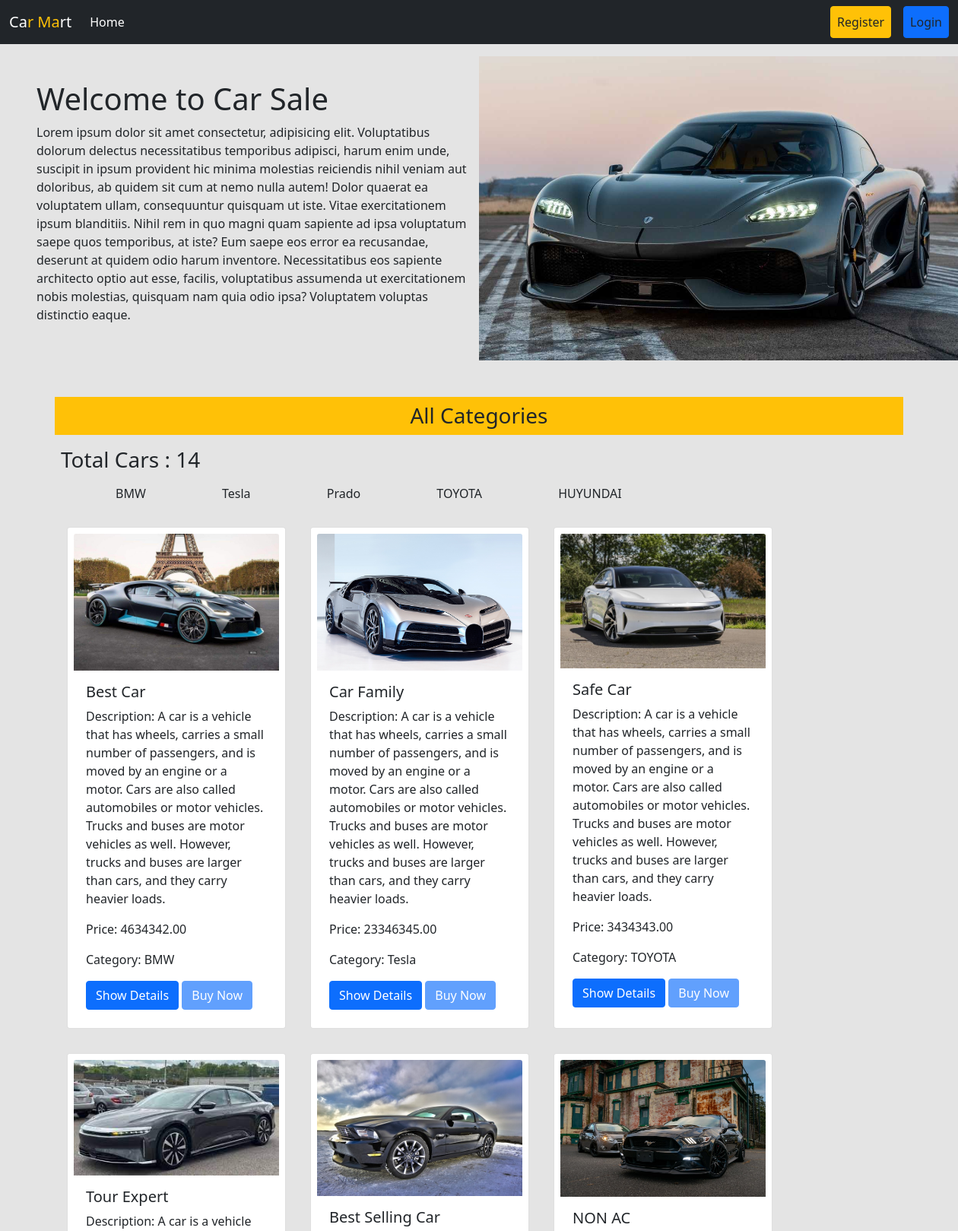
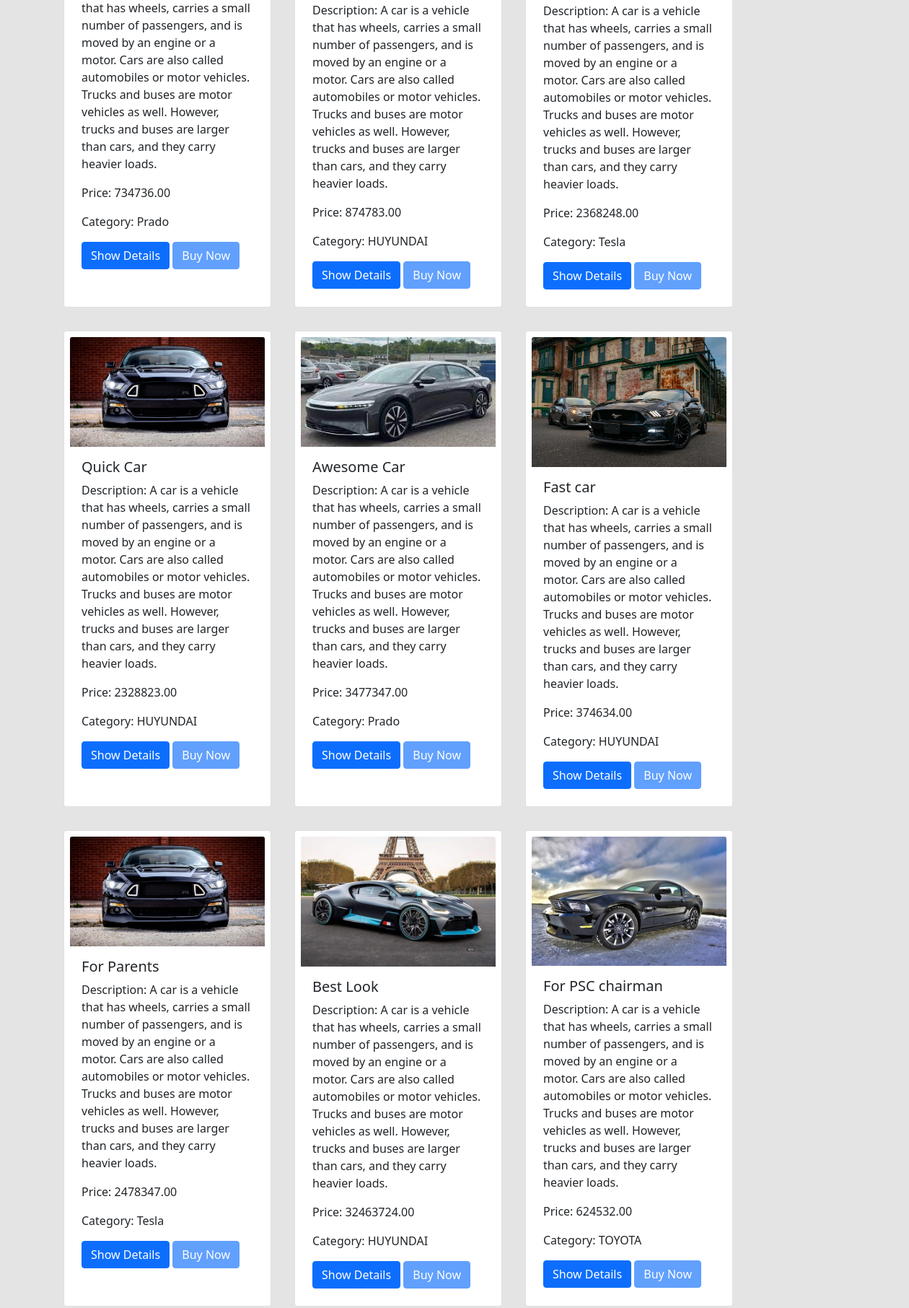
The page / (upper part) on the database its author committed (2 pictures, top to bottom).
### car_inventory/models.py (models this page shows, shortened)
class CarCategory(models.Model):
    name = models.CharField(max_length=100)
    available_cars = models.PositiveIntegerField(default=0)
    def __str__(self):
        return self.name

class Car(models.Model):
    image = models.ImageField(upload_to='static/')
    title = models.CharField(max_length=255)
    description = models.TextField()
    price = models.DecimalField(max_digits=10, decimal_places=2)
    category = models.ForeignKey(CarCategory, on_delete=models.CASCADE)
    buyers = models.ManyToManyField(User, related_name='bought_cars', blank=True)

### car_sale/views.py (the view)
# urls.py: 2. Add a URL to urlpatterns:  path('', views.home, name='home')
def home(request, category_id=None):
    categories = CarCategory.objects.all()
    cars = Car.objects.none()
    if category_id:
        cars = Car.objects.filter(category_id=category_id)
    else:
        cars = Car.objects.all()
    if request.user.is_authenticated:
        cars = cars.exclude(buyers=request.user)
    return render(request, 'home.html', {'categories': categories, 'cars': cars})

### templates/home.html
{% extends 'base.html' %}
{% load static %}
{% block content %}
<div class="d-flex flex-wrap px-5 pt-3 align-items-center">
  <div class="col-6">
    <h1>Welcome to Car Sale</h1>
    <p>Lorem ipsum dolor sit amet consectetur, adipisicing elit. Voluptatibus dolorum delectus necessitatibus temporibus adipisci, harum enim unde, suscipit in ipsum provident hic minima molestias reiciendis nihil veniam aut doloribus, ab quidem sit cum at nemo nulla autem! Dolor quaerat ea voluptatem ullam, consequuntur quisquam ut iste. Vitae exercitationem ipsum blanditiis. Nihil rem in quo magni quam sapiente ad ipsa voluptatum saepe quos temporibus, at iste? Eum saepe eos error ea recusandae, deserunt at quidem odio harum inventore. Necessitatibus eos sapiente architecto optio aut esse, facilis, voluptatibus assumenda ut exercitationem nobis molestias, quisquam nam quia odio ipsa? Voluptatem voluptas distinctio eaque.</p>
  </div>
  <div class="col-6">
     <img style="width:650px; height:400px;" src="{% static 'car1.jpg' %}" />
  </div>
</div>
<div>
  <div class="container mt-5">
    <h3 class="text-center bg-warning p-2">All Categories</h3>
    <h3 class="p-2">Total Cars : {{cars | length}}</h3>
    <ul>
      {% for category in categories %}
          <a href="{% url 'category' category.id %}" class="text-decoration-none text-dark p-5">{{ category.name }}</a>
      {% endfor %}
    </ul>
  </div>
  <div class="d-flex flex-wrap container">
    {% for car in cars %}
    <div class="card p-2 m-3" style="width: 18rem;">
      <img src="{{car.image.url }}" class="card-img-top" alt="{{car.title}}">
      <div class="card-body">
        <h5 class="card-title">{{car.title}}</h5>
        <p class="card-text">Description: {{car.description}}</p>
        <p class="card-text">Price: {{car.price}}</p>
        <p class="card-text">Category: {{car.category}}</p>
        {% if request.user.is_authenticated %}
        <a href="{% url 'buy_car' car.id %}" class="btn btn-primary">Buy Now</a>
        <a href="{% url 'car_details' car.id %}" class="btn btn-success">Show Details</a>
        {% else %}
        <a href="{% url 'car_details' car.id %}" class="btn btn-primary">Show Details</a>
        <a href="{% url 'buy_car' car.id %}" class="btn btn-primary disabled">Buy Now</a>
        {% endif %}
      </div>
    </div>
    {% endfor %}
  </div>
</div>
{% endblock %}

### templates/base.html (shortened to what this page needs)
<!DOCTYPE html>
<html lang="en">
  <head>
    <link
      href="https://cdn.jsdelivr.net/npm/bootstrap@5.0.2/dist/css/bootstrap.min.css"
      rel="stylesheet"
    />
  </head>
  <body style="background-color : #e4e4e4">
    <nav class="navbar navbar-expand-lg navbar-dark bg-dark">
      <div class="container-fluid">
        <a class="navbar-brand" href="{% url 'homepage' %}">Ca<span class="text-warning">r Ma</span>rt</a>
        <div class="collapse navbar-collapse" id="navbarSupportedContent">
          <ul class="navbar-nav me-auto mb-2 mb-lg-0">
            <li class="nav-item">
              <a
                class="nav-link active"
                aria-current="page"
                href="{% url 'homepage' %}"
                >Home</a
              >
            </li>
          </ul>
          <div class="d-flex">
            <ul class="navbar-nav me-auto mb-2 mb-lg-0">
              {% if request.user.is_authenticated %}
              <li class="nav-item mx-3">
                <a
                  class="nav-link btn btn-warning text-dark"
                  href="{% url 'profile' %}"
                  >Profile</a
                >
              </li>
              <li class="nav-item mx-3">
                <form action="{% url 'logout' %}" method="post">
                  {% csrf_token %}
                  <button class="btn btn-danger" type="submit">Log Out</button>
                </form>
              </li>
              {% else %}
              <li class="nav-item mx-3">
                <a
                  class="nav-link btn btn-warning text-dark"
                  href="{% url 'signup' %}"
                  >Register</a
                >
              </li>
              <li class="nav-item">
                <a
                  class="nav-link btn btn-primary text-dark"
                  href="{% url 'login' %}"
                  >Login</a
                >
              </li>
              {% endif %}
            </ul>
          </div>
        </div>
      </div>
    </nav>
    {% block content %} {% endblock %}
  </body>
</html>

### rows shown on the page
CarCategory: name "BMW"
CarCategory: name "Tesla"
CarCategory: name "Prado"
CarCategory: name "TOYOTA"
CarCategory: name "HUYUNDAI"
Car: image (picture), title "Best Car", description "A car is a vehicle that has wheels, carries a small number of passengers, and is moved by an engine or a motor. Cars are also called automobiles or motor vehicles. Trucks and buses are motor vehicles as well. However, trucks and buses are larger than cars, and they carry heavier loads.", price "4634342.00", category "BMW"
Car: image (picture), title "Car Family", description "A car is a vehicle that has wheels, carries a small number of passengers, and is moved by an engine or a motor. Cars are also called automobiles or motor vehicles. Trucks and buses are motor vehicles as well. However, trucks and buses are larger than cars, and they carry heavier loads.", price "23346345.00", category "Tesla"
Car: image (picture), title "Safe Car", description "A car is a vehicle that has wheels, carries a small number of passengers, and is moved by an engine or a motor. Cars are also called automobiles or motor vehicles. Trucks and buses are motor vehicles as well. However, trucks and buses are larger than cars, and they carry heavier loads.", price "3434343.00", category "TOYOTA"
Car: image (picture), title "Tour Expert", description "A car is a vehicle that has wheels, carries a small number of passengers, and is moved by an engine or a motor. Cars are also called automobiles or motor vehicles. Trucks and buses are motor vehicles as well. However, trucks and buses are larger than cars, and they carry heavier loads.", price "734736.00", category "Prado"
Car: image (picture), title "Best Selling Car", description "A car is a vehicle that has wheels, carries a small number of passengers, and is moved by an engine or a motor. Cars are also called automobiles or motor vehicles. Trucks and buses are motor vehicles as well. However, trucks and buses are larger than cars, and they carry heavier loads.", price "874783.00", category "HUYUNDAI"
Car: image (picture), title "NON AC", description "A car is a vehicle that has wheels, carries a small number of passengers, and is moved by an engine or a motor. Cars are also called automobiles or motor vehicles. Trucks and buses are motor vehicles as well. However, trucks and buses are larger than cars, and they carry heavier loads.", price "2368248.00", category "Tesla"
Car: image (picture), title "Quick Car", description "A car is a vehicle that has wheels, carries a small number of passengers, and is moved by an engine or a motor. Cars are also called automobiles or motor vehicles. Trucks and buses are motor vehicles as well. However, trucks and buses are larger than cars, and they carry heavier loads.", price "2328823.00", category "HUYUNDAI"
Car: image (picture), title "Awesome Car", description "A car is a vehicle that has wheels, carries a small number of passengers, and is moved by an engine or a motor. Cars are also called automobiles or motor vehicles. Trucks and buses are motor vehicles as well. However, trucks and buses are larger than cars, and they carry heavier loads.", price "3477347.00", category "Prado"
Car: image (picture), title "Fast car", description "A car is a vehicle that has wheels, carries a small number of passengers, and is moved by an engine or a motor. Cars are also called automobiles or motor vehicles. Trucks and buses are motor vehicles as well. However, trucks and buses are larger than cars, and they carry heavier loads.", price "374634.00", category "HUYUNDAI"
Car: image (picture), title "For Parents", description "A car is a vehicle that has wheels, carries a small number of passengers, and is moved by an engine or a motor. Cars are also called automobiles or motor vehicles. Trucks and buses are motor vehicles as well. However, trucks and buses are larger than cars, and they carry heavier loads.", price "2478347.00", category "Tesla"
Car: image (picture), title "Best Look", description "A car is a vehicle that has wheels, carries a small number of passengers, and is moved by an engine or a motor. Cars are also called automobiles or motor vehicles. Trucks and buses are motor vehicles as well. However, trucks and buses are larger than cars, and they carry heavier loads.", price "32463724.00", category "HUYUNDAI"
Car: image (picture), title "For PSC chairman", description "A car is a vehicle that has wheels, carries a small number of passengers, and is moved by an engine or a motor. Cars are also called automobiles or motor vehicles. Trucks and buses are motor vehicles as well. However, trucks and buses are larger than cars, and they carry heavier loads.", price "624532.00", category "TOYOTA"

### other values the page prints
{{ cars | length }} "14"
